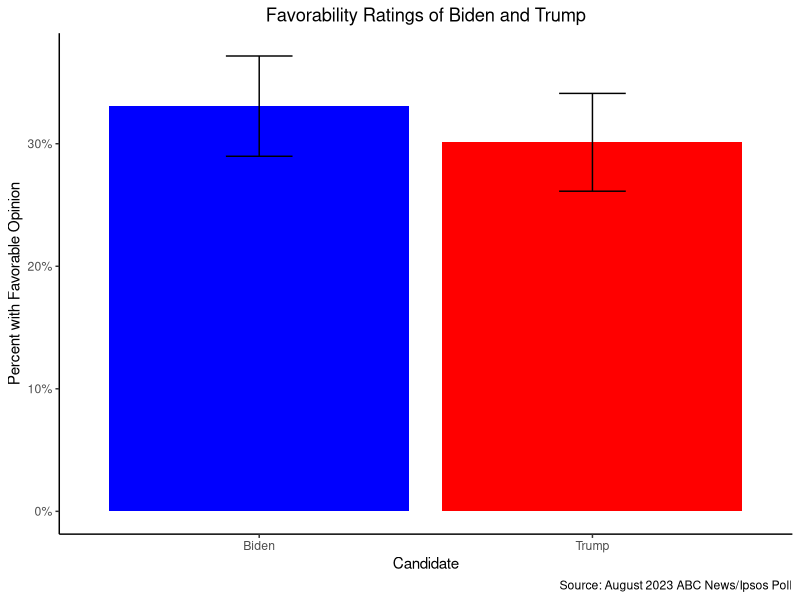
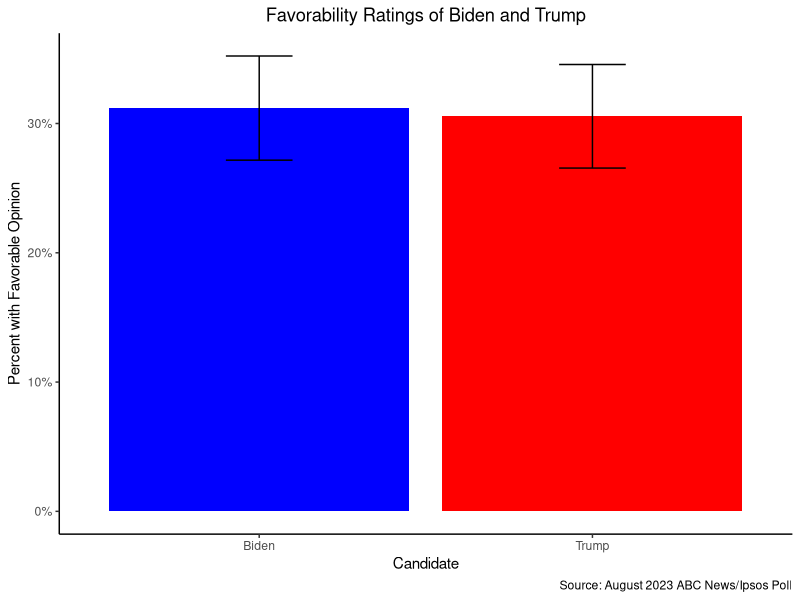
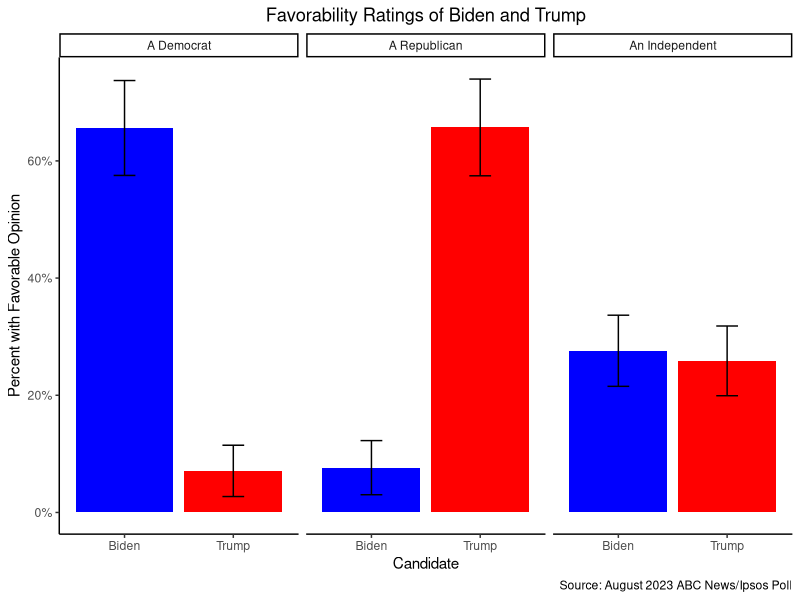

Reproduce these figures in R, in order.
## ---- chunk 1
#| label: setup

library(tidyverse)
## ---- chunk 2
#| label: load_data

poll <- read_csv("../../data/political_polling/31120497.csv")
## ---- chunk 3
#| label: weights_large

poll |>
  select(Weight_PID, ppgender, ppethm, ppeduc5, ppreg4, ppmsacat, ppinc7, QPID) |>
  arrange(-Weight_PID) |>
  slice_head(n = 10)
## ---- chunk 4
#| label: weights_small

poll |>
  select(Weight_PID, ppgender, ppethm, ppeduc5, ppreg4, ppmsacat, ppinc7, QPID) |>
  arrange(Weight_PID) |>
  slice_head(n = 10)
## ---- chunk 5
#| label: fav_unweight

poll |>
  rename(Trump = Q1_1,
         Biden = Q1_2) |>
  pivot_longer(cols = c(Trump, Biden), names_to = "Candidate", values_to = "Response") |>
  count(Candidate, Response) |>
  group_by(Candidate) |>
  mutate(prop = n/sum(n),
         resp = sum(n),
         moe = 1.96 * sqrt((prop * (1 - prop))/resp)) |>
  filter(Response == "Favorable") |>
  ggplot() +
    geom_bar(aes(x = Candidate, y = prop, fill = Candidate), stat = "identity", position = "dodge") +
    geom_errorbar(aes(x = Candidate, ymin = prop-moe, ymax = prop+moe, group = Candidate), position = position_dodge(.9), width = .2) +
  scale_y_continuous(labels = scales::percent_format()) +
  scale_fill_manual(values = c("blue", "red")) +
  labs(x = "Candidate",
       y = "Percent with Favorable Opinion",
       title = "Favorability Ratings of Biden and Trump",
       caption = "Source: August 2023 ABC News/Ipsos Poll") +
  theme_classic() +
  theme(plot.title = element_text(hjust = .5),
        legend.position = "none")
## ---- chunk 6
#| label: biden_v_trump

poll |>
  rename(Trump = Q1_1,
         Biden = Q1_2) |>
  pivot_longer(cols = c(Trump, Biden), names_to = "Candidate", values_to = "Response") |>
  count(Candidate, Response, wt = Weight_PID) |>
  group_by(Candidate) |>
  mutate(prop = n/sum(n),
         resp = sum(n),
         moe = 1.96 * sqrt((prop * (1 - prop))/resp)) |>
  filter(Response == "Favorable") |>
  ggplot() +
    geom_bar(aes(x = Candidate, y = prop, fill = Candidate), stat = "identity", position = "dodge") +
    geom_errorbar(aes(x = Candidate, ymin = prop-moe, ymax = prop+moe, group = Candidate), position = position_dodge(.9), width = .2) +
  scale_y_continuous(labels = scales::percent_format()) +
  scale_fill_manual(values = c("blue", "red")) +
  labs(x = "Candidate",
       y = "Percent with Favorable Opinion",
       title = "Favorability Ratings of Biden and Trump",
       caption = "Source: August 2023 ABC News/Ipsos Poll") +
  theme_classic() +
  theme(plot.title = element_text(hjust = .5),
        legend.position = "none")
## ---- chunk 7
#| label: pid

poll |>
  rename(Trump = Q1_1,
         Biden = Q1_2) |>
  pivot_longer(cols = c(Trump, Biden), names_to = "Candidate", values_to = "Response") |>
  count(QPID, Candidate, Response, wt = Weight_PID) |>
  group_by(QPID, Candidate) |>
  mutate(prop = n/sum(n),
         resp = sum(n),
         moe = 1.96 * sqrt((prop * (1 - prop))/resp)) |>
  filter(QPID %in% c("A Democrat", "An Independent", "A Republican") & 
Response == "Favorable") |>
  ggplot() +
    geom_bar(aes(x = Candidate, y = prop, fill = Candidate), stat = "identity", position = "dodge") +
    geom_errorbar(aes(x = Candidate, ymin = prop-moe, ymax = prop+moe, group = Candidate), position = position_dodge(.9), width = .2) +
  scale_y_continuous(labels = scales::percent_format()) +
  scale_fill_manual(values = c("blue", "red")) +
  labs(x = "Candidate",
       y = "Percent with Favorable Opinion",
       title = "Favorability Ratings of Biden and Trump",
       caption = "Source: August 2023 ABC News/Ipsos Poll") +
  theme_classic() +
  theme(plot.title = element_text(hjust = .5),
        legend.position = "none") +
  facet_wrap(~ QPID)
